Frame 1 (no input): blank canvas, image omitted
Frame 60 (no input): blank canvas, image omitted
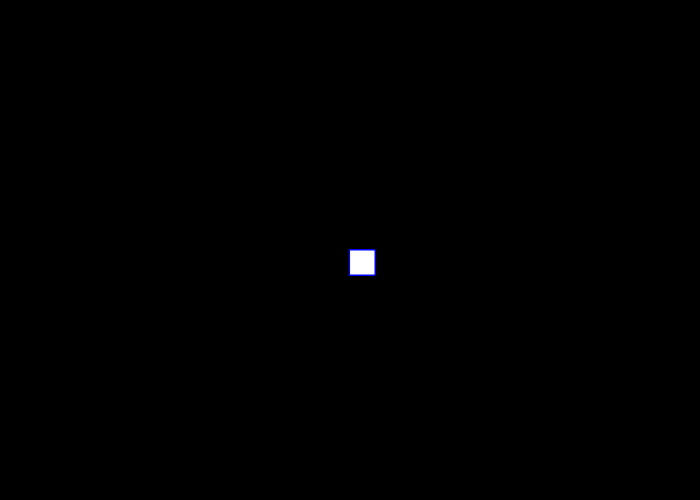
Frame 120 (the mouse pressed at the canvas centre since frame 60)

The p5.js sketch whose frames 1 and 60 were blank and that drew this single picture after the mouse press (run headless with seeded random() and noise() and a simulated clock; from frame 60 on, the mouse is pressed at the canvas centre):

// p5.js sketch
// ── sketch.js
function setup() {
    createCanvas(700,500);
     background("black");
  }
  
  function draw() {
  
    stroke("blue");
    fill("whithe");
    
    // console.log(mouseIsPressed);
    
    if (mouseIsPressed) {
      rect(mouseX, mouseY, 25, 25);
    }
  }
